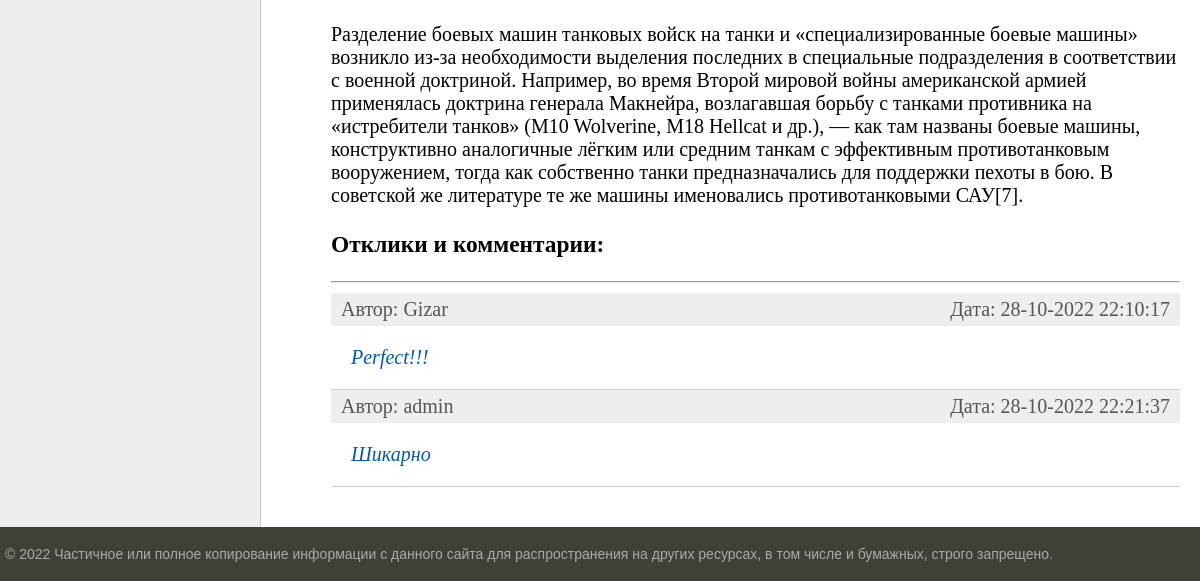
The page /post/nashi-tanki-luchshe-vsekh/ (lower part) on the database as committed earlier.
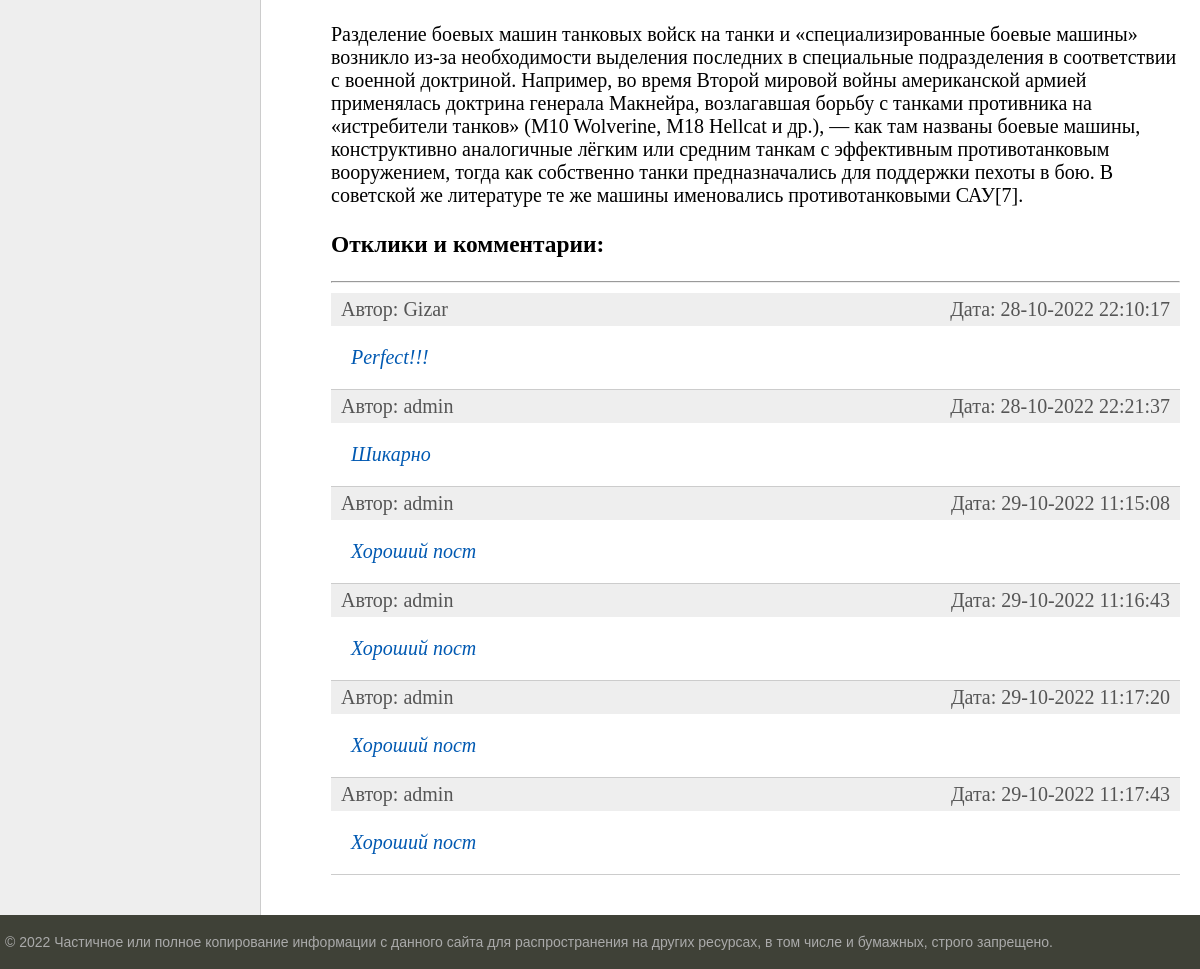
The same page on the database as committed later.
### bboard/models.py (models this page shows, shortened)
class Reply(models.Model):
    user = models.ForeignKey('User', on_delete=models.CASCADE, verbose_name="Пользователь")
    post = models.ForeignKey('Post', on_delete=models.CASCADE, verbose_name="Пост")
    time_create = models.DateTimeField(auto_now_add=True)
    time_update = models.DateTimeField(auto_now=True)
    text = models.TextField(blank=True, verbose_name="Текс")
    is_approved = models.BooleanField(default=False, verbose_name="Разрешено")
    def get_absolute_url(self):
        return reverse('reply', kwargs={'pk': self.pk}) # for view
    class Meta:
        verbose_name = 'Отклик'
        verbose_name_plural = 'Отклики'

class User(AbstractUser):
    email = models.EmailField(
        _("email address"),
        unique=True
    )
    email_verify = models.BooleanField(default=False)
    USERNAME_FIELD = "email"
    REQUIRED_FIELDS = ["username"]
    def __str__(self):
        return f'{self.username}'
    class Meta:
        verbose_name = 'Пользователь'
        verbose_name_plural = 'Пользователи'

### bboard/views.py (the view)
# urls.py: path('post/<slug:slug>/', PostDetail.as_view(), name='post'),
class PostDetail(DataMixin, DetailView):
    model = Post
    template_name = 'bboard/post.html'
    context_object_name = 'post'
    def get_context_data(self, *, object_list=None, **kwargs):
        context = super().get_context_data(**kwargs)
        c_def = self.get_user_context(title=context['post'])
        return dict(list(context.items()) + list(c_def.items()))

### bboard/models.py (called while the page is built)
    def get_absolute_url(self):
        return reverse('category', kwargs={'cat_slug': self.slug})

    def __str__(self):
        return f"{self.id}: {self.title}"

### bboard/templatetags/bboard_tags.py (called while the page is built)
@register.inclusion_tag('bboard/list_replies.html')
def show_replies(sort=None, throught_slug=False, post_id=None):
    if throught_slug:
        post_id = Post.objects.get(slug=post_id).pk
    if post_id is not None:
        if not sort:
            replies = Reply.objects.filter(post=post_id, is_approved=True)
        else:
            replies = Reply.objects.filter(post=post_id, is_approved=True).order_by(sort)
        return {"replies": replies}
    else:
        return {"replies": {}}

### bboard/utils.py (called while the page is built)
    def get_user_context(self, **kwargs):
        context = kwargs
        categories =  Category.objects.annotate(Count('post'))
        user_menu = menu.copy()
        if not self.request.user.is_authenticated:
            for i in range(3):
                user_menu.pop(1)
        else:
            user_menu.pop(4)
        context['menu'] = user_menu
        context['categories'] = categories
        if 'cat_selected' not in context:
            context['cat_selected'] = 0
        return context

### bboard/templates/bboard/post.html (shortened to what this page needs)
{% extends 'base.html' %}
{% load bboard_tags %}
{% block content %}
{% autoescape off %}
    {{post.content|linebreaks}}
{% endautoescape %}
<h3>Отклики и комментарии:</h3>
<hr>
{% show_replies post_id=post.id %}
{% endblock %}

### bboard/templates/bboard/list_replies.html
{% if replies %}
	<ul class="list-articles">
		{% for rep in replies %}
			<li>
				<div class="article-panel">
					<p class="first">Автор: {{ rep.user }}</p>
					<p class="last">Дата: {{rep.time_update|date:"d-m-Y H:i:s"}}</p>
				</div>
				<div>
					<p><i><a href="{{ rep.get_absolute_url }}" style="margin-left:20px;">{{rep.text}}</a></i></p>
				</div>
			</li>
		{% endfor %}
	</ul>
{% else %}
		<p>Откликов: 0</p>
{% endif %}

Rows that differ between the two databases and show on the page:
added Reply: user "admin", time_update "29-10-2022 11:15:08", text "Хороший пост"
added Reply: user "admin", time_update "29-10-2022 11:16:43", text "Хороший пост"
added Reply: user "admin", time_update "29-10-2022 11:17:20", text "Хороший пост"
added Reply: user "admin", time_update "29-10-2022 11:17:43", text "Хороший пост"
